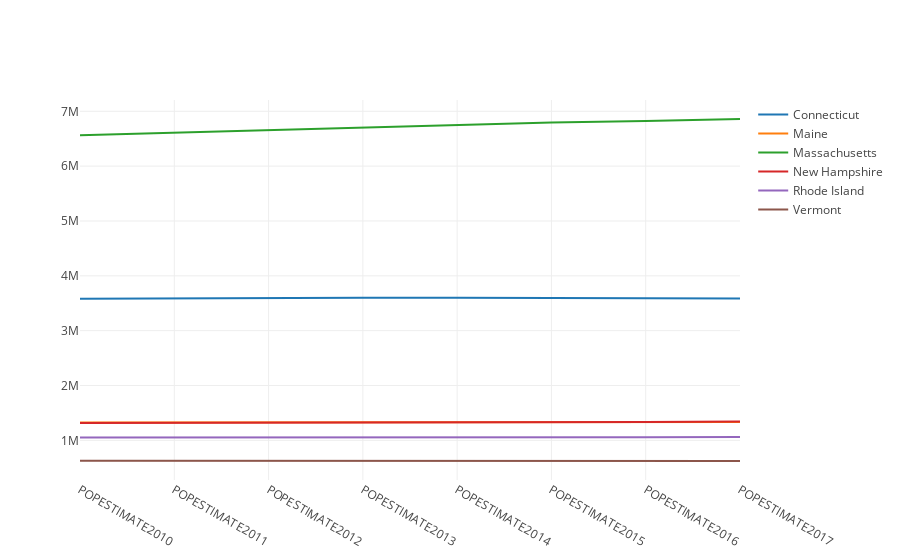

Write notebook code for a chart like this one.
### Code cell
data = [go.Scatter(x=df2.columns, 
                   y=df2.loc[name], 
                   mode='lines', 
                   name=name) for name in df2.index]
plotly.offline.init_notebook_mode(connected=True)
# pyo.plot(data)
pyo.iplot(data)

### Figure 1 — Plotly figure (JSON) as saved in the notebook; plotly's stock layout.template omitted (floating-point values rounded to 4 significant figures)
{"data": [{"mode": "lines", "name": "Connecticut", "type": "scatter", "uid": "8d7887fb-ff86-4698-89be-a68f479e8b26", "x": ["POPESTIMATE2010", "POPESTIMATE2011", "POPESTIMATE2012", "POPESTIMATE2013", "POPESTIMATE2014", "POPESTIMATE2015", "POPESTIMATE2016", "POPESTIMATE2017"], "y": [3580171, 3591927, 3597705, 3602470, 3600188, 3593862, 3587685, 3588184]}, {"mode": "lines", "name": "Maine", "type": "scatter", "uid": "52bdd1d7-1241-4e9f-948f-c085f8264f3c", "x": ["POPESTIMATE2010", "POPESTIMATE2011", "POPESTIMATE2012", "POPESTIMATE2013", "POPESTIMATE2014", "POPESTIMATE2015", "POPESTIMATE2016", "POPESTIMATE2017"], "y": [1327568, 1327968, 1328101, 1327975, 1328903, 1327787, 1330232, 1335907]}, {"mode": "lines", "name": "Massachusetts", "type": "scatter", "uid": "b1a2213d-1f85-43b3-88ed-615f7be3cb44", "x": ["POPESTIMATE2010", "POPESTIMATE2011", "POPESTIMATE2012", "POPESTIMATE2013", "POPESTIMATE2014", "POPESTIMATE2015", "POPESTIMATE2016", "POPESTIMATE2017"], "y": [6564943, 6612178, 6659627, 6711138, 6757925, 6794002, 6823721, 6859819]}, {"mode": "lines", "name": "New Hampshire", "type": "scatter", "uid": "4ddac0e1-474a-40bc-86cb-cb513c4ddda9", "x": ["POPESTIMATE2010", "POPESTIMATE2011", "POPESTIMATE2012", "POPESTIMATE2013", "POPESTIMATE2014", "POPESTIMATE2015", "POPESTIMATE2016", "POPESTIMATE2017"], "y": [1316700, 1318345, 1320923, 1322622, 1328684, 1330134, 1335015, 1342795]}, {"mode": "lines", "name": "Rhode Island", "type": "scatter", "uid": "dbdb9f60-00c2-4329-be26-00122e0c5245", "x": ["POPESTIMATE2010", "POPESTIMATE2011", "POPESTIMATE2012", "POPESTIMATE2013", "POPESTIMATE2014", "POPESTIMATE2015", "POPESTIMATE2016", "POPESTIMATE2017"], "y": [1053169, 1052154, 1052761, 1052784, 1054782, 1055916, 1057566, 1059639]}, {"mode": "lines", "name": "Vermont", "type": "scatter", "uid": "72f22b55-c5da-4d42-bb9e-a75cc277bec0", "x": ["POPESTIMATE2010", "POPESTIMATE2011", "POPESTIMATE2012", "POPESTIMATE2013", "POPESTIMATE2014", "POPESTIMATE2015", "POPESTIMATE2016", "POPESTIMATE2017"], "y": [625842, 626210, 625606, 626044, 625665, 624455, 623354, 623657]}], "layout": {}}
